Frame 1 (no input): blank canvas, image omitted
Frame 60 (the mouse pressed at the canvas centre just before this capture): blank canvas, image omitted
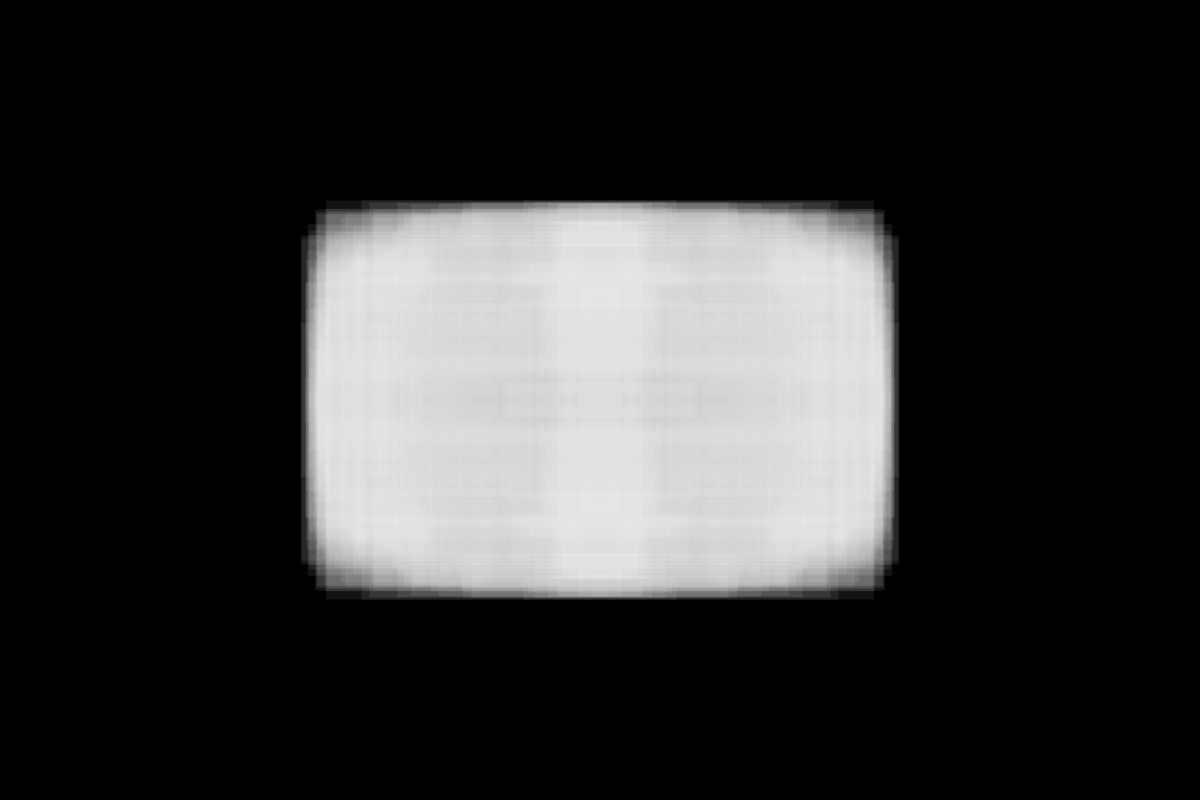
Frame 120 (the mouse held since frame 60 and released just before this capture)

The Processing sketch whose frames 1 and 60 were blank and that drew this single picture after the mouse press (run headless with seeded random() and noise(); from frame 60 on, the mouse is pressed at the canvas centre):

// Processing sketch: if_loop
// ── if_loop.pde

void setup(){
  size(1200, 800);
  background(0, 0, 0);

  //on veut pas de bordure sur nos figures
  noStroke();
  
  rectMode(CENTER);
  
  
  
}

void draw(){
  background(0, 0, 0);
  //debut de la boucle
  for(int i = 0; i < 1000; i += 1){
    float myRandomNumber = random(0, 1); //choisir un nombre au hasard
    
    if(myRandomNumber < 0.6){ //SI le chiffre est inferieur a 0.6
     fill(0, 0, 0, 2); 
    }else{ //SINON
      fill(255, 255, 255, 20);
    }
    
    //et puis on dessine un rectangle au centre
    rect(width/2, height/2, random(10, mouseX), random(10, mouseY));
  }
}
